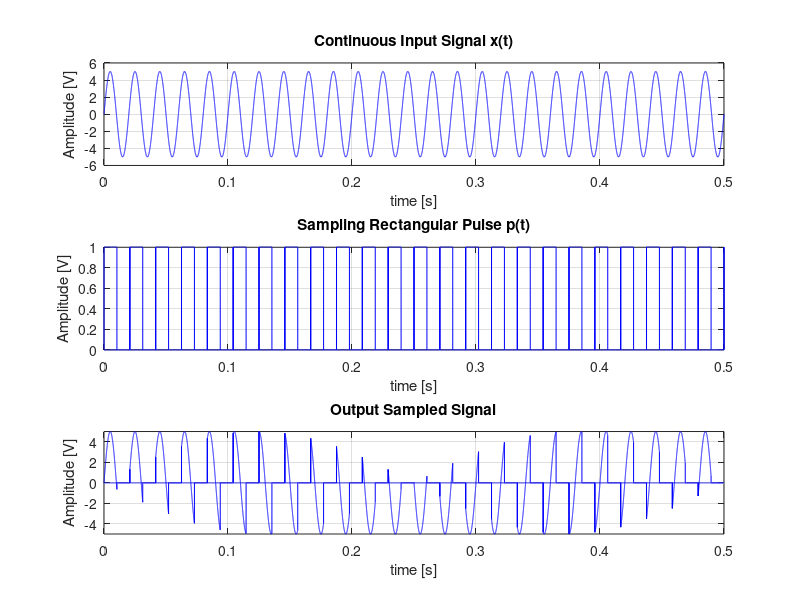

The MATLAB script that drew this image:
% Under Sampling
fs=100000;
f=48;
t=0:1/fs:0.5;
w = 2*pi*50;
x = 5*sin(w*t);
subplot(3,1,1);
plot(t,x,'b');
title('Continuous Input Signal x(t)');
xlabel('time [s]'); ylabel('Amplitude [V]');
grid on;
hold on;

rec=[0.1 50];
for train = 1: length(rec)
    for rate = 1: length(f)
        
        p = max(square(2*pi*f(rate)*t,rec(train)),0);
        subplot(3,1,2);
        plot(t,p,'b');
        title('Sampling Rectangular Pulse p(t)');
        xlabel('time [s]'); ylabel('Amplitude [V]');
        grid on;
        hold on;
    
        output = x.*p;
        subplot(3,1,3);
        plot(t,output,'b');
        xlim([0,0.5])
        ylim([-5,5]);
        title('Output Sampled Signal');
        xlabel('time [s]'); ylabel('Amplitude [V]');
        grid on;
        hold on;
    end
end